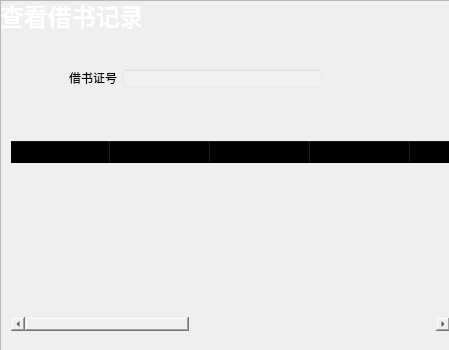
<?xml version="1.0" encoding="UTF-8"?>
<ui version="4.0">
 <class>checkborrowed</class>
 <widget class="QWidget" name="checkborrowed">
  <property name="geometry">
   <rect>
    <x>0</x>
    <y>0</y>
    <width>449</width>
    <height>350</height>
   </rect>
  </property>
  <property name="windowTitle">
   <string>Form</string>
  </property>
  <widget class="QLabel" name="label">
   <property name="geometry">
    <rect>
     <x>0</x>
     <y>-10</y>
     <width>141</width>
     <height>51</height>
    </rect>
   </property>
   <property name="text">
    <string>&lt;html&gt;&lt;head/&gt;&lt;body&gt;&lt;p&gt;&lt;span style=&quot; font-size:18pt; font-weight:700; color:#ffffff;&quot;&gt;查看借书记录&lt;/span&gt;&lt;/p&gt;&lt;/body&gt;&lt;/html&gt;</string>
   </property>
  </widget>
  <widget class="QFrame" name="frame">
   <property name="geometry">
    <rect>
     <x>60</x>
     <y>60</y>
     <width>271</width>
     <height>36</height>
    </rect>
   </property>
   <property name="frameShape">
    <enum>QFrame::NoFrame</enum>
   </property>
   <property name="frameShadow">
    <enum>QFrame::Raised</enum>
   </property>
   <layout class="QFormLayout" name="formLayout">
    <item row="0" column="0">
     <widget class="QLabel" name="label_2">
      <property name="text">
       <string>借书证号</string>
      </property>
     </widget>
    </item>
    <item row="0" column="1">
     <widget class="QLineEdit" name="lineEdit">
      <property name="styleSheet">
       <string notr="true">background-color: rgba(255, 255, 255, 30);</string>
      </property>
     </widget>
    </item>
   </layout>
  </widget>
  <widget class="QTableWidget" name="resulttable">
   <property name="geometry">
    <rect>
     <x>10</x>
     <y>140</y>
     <width>441</width>
     <height>192</height>
    </rect>
   </property>
   <property name="styleSheet">
    <string notr="true">background-color: rgba(255, 255, 255, 0);</string>
   </property>
   <column>
    <property name="text">
     <string>借书时间</string>
    </property>
   </column>
   <column>
    <property name="text">
     <string>ISBN</string>
    </property>
   </column>
   <column>
    <property name="text">
     <string>书名</string>
    </property>
   </column>
   <column>
    <property name="text">
     <string>作者</string>
    </property>
   </column>
   <column>
    <property name="text">
     <string>类别</string>
    </property>
   </column>
   <column>
    <property name="text">
     <string>出版社</string>
    </property>
   </column>
   <column>
    <property name="text">
     <string>年份</string>
    </property>
   </column>
   <column>
    <property name="text">
     <string>价格</string>
    </property>
   </column>
   <column>
    <property name="text">
     <string>总藏书量</string>
    </property>
   </column>
   <column>
    <property name="text">
     <string>目前数量</string>
    </property>
   </column>
  </widget>
  <widget class="QFrame" name="frame_2">
   <property name="geometry">
    <rect>
     <x>0</x>
     <y>0</y>
     <width>461</width>
     <height>351</height>
    </rect>
   </property>
   <property name="styleSheet">
    <string notr="true">border-image: url(:/img/library6.jpeg);</string>
   </property>
   <property name="frameShape">
    <enum>QFrame::StyledPanel</enum>
   </property>
   <property name="frameShadow">
    <enum>QFrame::Raised</enum>
   </property>
  </widget>
  <zorder>frame_2</zorder>
  <zorder>label</zorder>
  <zorder>frame</zorder>
  <zorder>resulttable</zorder>
 </widget>
 <resources/>
 <connections/>
</ui>
